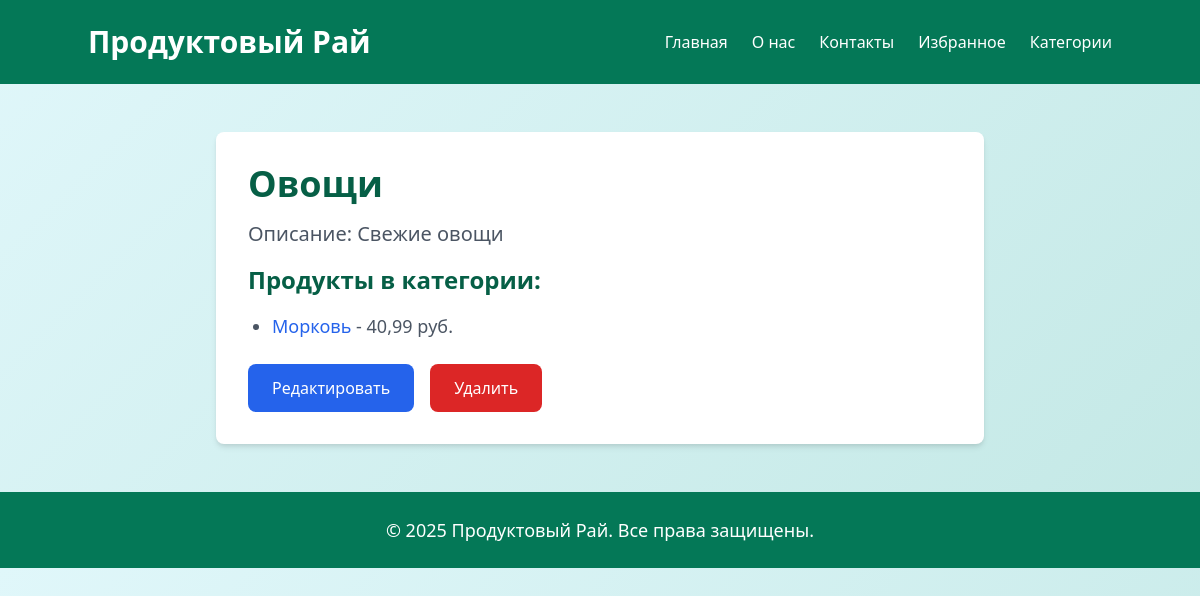
Screenshot of /category/3/ with the database file from the repository.
### store/models.py (models this page shows, shortened)
class Category(models.Model):
    name = models.CharField(max_length=100)
    description = models.TextField()

class Product(models.Model):
    name = models.CharField(max_length=100)
    name_en = models.CharField(max_length=100)
    category = models.ForeignKey(Category, on_delete=models.CASCADE)
    price = models.DecimalField(max_digits=10, decimal_places=2)
    image = models.URLField()
    added_date = models.DateField()
    rating = models.FloatField(default=0.0)
    is_seasonal = models.BooleanField(default=False)
    stock = models.IntegerField()

### store/views.py (the view)
# urls.py: path('category/<int:category_id>/', views.category_detail, name='category_detail'),
def category_detail(request, category_id):
    category = get_object_or_404(Category, id=category_id)
    products = Product.objects.filter(category=category)
    context = {
        'category': category,
        'products': products
    }
    return render(request, 'store/category_detail.html', context)

### store/templates/store/category_detail.html (shortened to what this page needs)
<!DOCTYPE html>
<html lang="ru">
<head>
    <link href="https://cdn.jsdelivr.net/npm/tailwindcss@2.2.19/dist/tailwind.min.css" rel="stylesheet">
</head>
<body class="bg-gray-100 font-sans">
    <header class="bg-green-700 text-white p-6">
        <div class="container mx-auto flex justify-between items-center">
            <h1 class="text-3xl font-bold">Продуктовый Рай</h1>
            <div class="flex space-x-6">
                <a href="{% url 'home' %}" class="hover:text-yellow-300 transition-colors">Главная</a>
                <a href="/about" class="hover:text-yellow-300 transition-colors">О нас</a>
                <a href="/contacts" class="hover:text-yellow-300 transition-colors">Контакты</a>
                <a href="/favorites" class="hover:text-yellow-300 transition-colors">Избранное</a>
                <a href="{% url 'category_list' %}" class="hover:text-yellow-300 transition-colors">Категории</a>
            </div>
        </div>
    </header>
    <section class="container mx-auto py-12">
        <div class="bg-white p-8 rounded-lg shadow-md max-w-3xl mx-auto">
            <h1 class="text-4xl font-bold text-green-800 mb-4">{{ category.name }}</h1>
            <p class="text-xl text-gray-600 mb-4">Описание: {{ category.description }}</p>
            <h2 class="text-2xl font-semibold text-green-800 mb-4">Продукты в категории:</h2>
            {% if products %}
                <ul class="list-disc pl-6">
                    {% for product in products %}
                        <li class="text-lg text-gray-600 mb-2">
                            <a href="{% url 'product_detail' product.id %}" class="text-blue-600 hover:underline">{{ product.name }}</a> - {{ product.price }} руб.
                        </li>
                    {% endfor %}
                </ul>
            {% else %}
                <p class="text-gray-600">В этой категории пока нет продуктов.</p>
            {% endif %}
            <div class="mt-6 flex space-x-4">
                <a href="{% url 'category_edit' category.id %}" class="inline-block bg-blue-600 text-white px-6 py-3 rounded-lg btn hover:bg-blue-700">Редактировать</a>
                <a href="{% url 'category_delete' category.id %}" class="inline-block bg-red-600 text-white px-6 py-3 rounded-lg btn hover:bg-red-700" onclick="return confirm('Вы уверены, что хотите удалить категорию?')">Удалить</a>
            </div>
        </div>
    </section>
    <footer class="bg-green-700 text-white p-6 text-center">
        <p class="text-lg">© 2025 Продуктовый Рай. Все права защищены.</p>
    </footer>
</body>
</html>

### store/templates/store/category_detail.html (style rules this page uses)
body { font-family: 'Roboto', sans-serif; background: linear-gradient(135deg, #e0f7fa 0%, #c3e8e5 100%); background-size: cover; }
.btn { transition: transform 0.2s, background-color 0.2s; }

### rows the page displays
Category: name "Овощи", description "Свежие овощи"
Product: name "Морковь", price "40,99"
